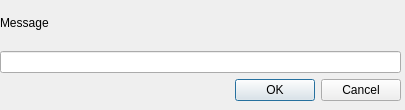
<?xml version="1.0" encoding="UTF-8"?>
<ui version="4.0">
 <class>uiChannelFavouritesAd</class>
 <widget class="QDialog" name="uiChannelFavouritesAd">
  <property name="geometry">
   <rect>
    <x>0</x>
    <y>0</y>
    <width>405</width>
    <height>110</height>
   </rect>
  </property>
  <property name="minimumSize">
   <size>
    <width>405</width>
    <height>110</height>
   </size>
  </property>
  <property name="maximumSize">
   <size>
    <width>405</width>
    <height>110</height>
   </size>
  </property>
  <property name="windowTitle">
   <string>Zmiana ulubionych kanałów</string>
  </property>
  <property name="windowIcon">
   <iconset resource="../scc.qrc">
    <normaloff>:/3rdparty/images/r2_32.png</normaloff>:/3rdparty/images/r2_32.png</iconset>
  </property>
  <widget class="QWidget" name="verticalLayoutWidget">
   <property name="geometry">
    <rect>
     <x>0</x>
     <y>0</y>
     <width>401</width>
     <height>101</height>
    </rect>
   </property>
   <layout class="QVBoxLayout" name="verticalLayout">
    <item>
     <widget class="QLabel" name="label">
      <property name="text">
       <string>Message</string>
      </property>
     </widget>
    </item>
    <item>
     <widget class="QLineEdit" name="lineEdit"/>
    </item>
    <item>
     <widget class="QDialogButtonBox" name="buttonBox">
      <property name="standardButtons">
       <set>QDialogButtonBox::Cancel|QDialogButtonBox::Ok</set>
      </property>
     </widget>
    </item>
   </layout>
  </widget>
 </widget>
 <resources>
  <include location="../scc.qrc"/>
 </resources>
 <connections/>
</ui>
